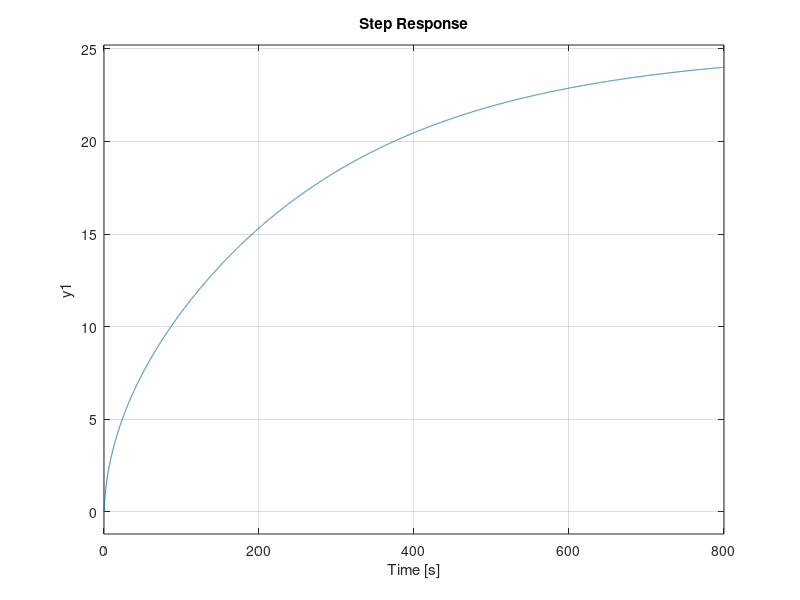
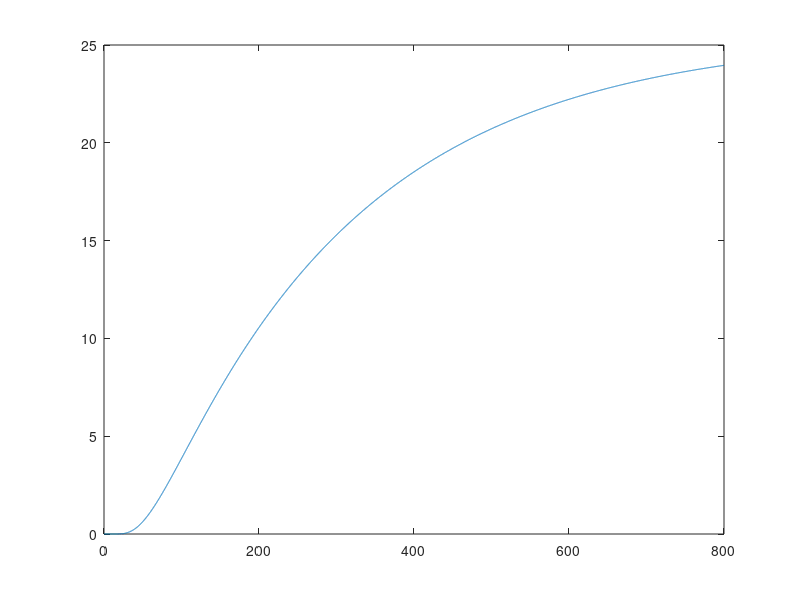

Reproduce these figures in MATLAB, in order.
n = 50;
e = ones(n,1);
A = spdiags([e -2*e e],-1:1,n,n);

spy(A)
full(A);

B = zeros(n,1);
B(1) = n;

% Output  = average temp
C = 1/n*ones(1,n);

D = 0;

%sys = sparss(A, B, C,D);

sys = ss(full(A), B, C,D);
step(sys)


% If output is temp everywhere
C = eye(n);
D = zeros(n,1);

sys1 = ss(full(A), B, C, D);

[Y, T] =  step(sys1);

figure;
plot(T, Y(:,25))

